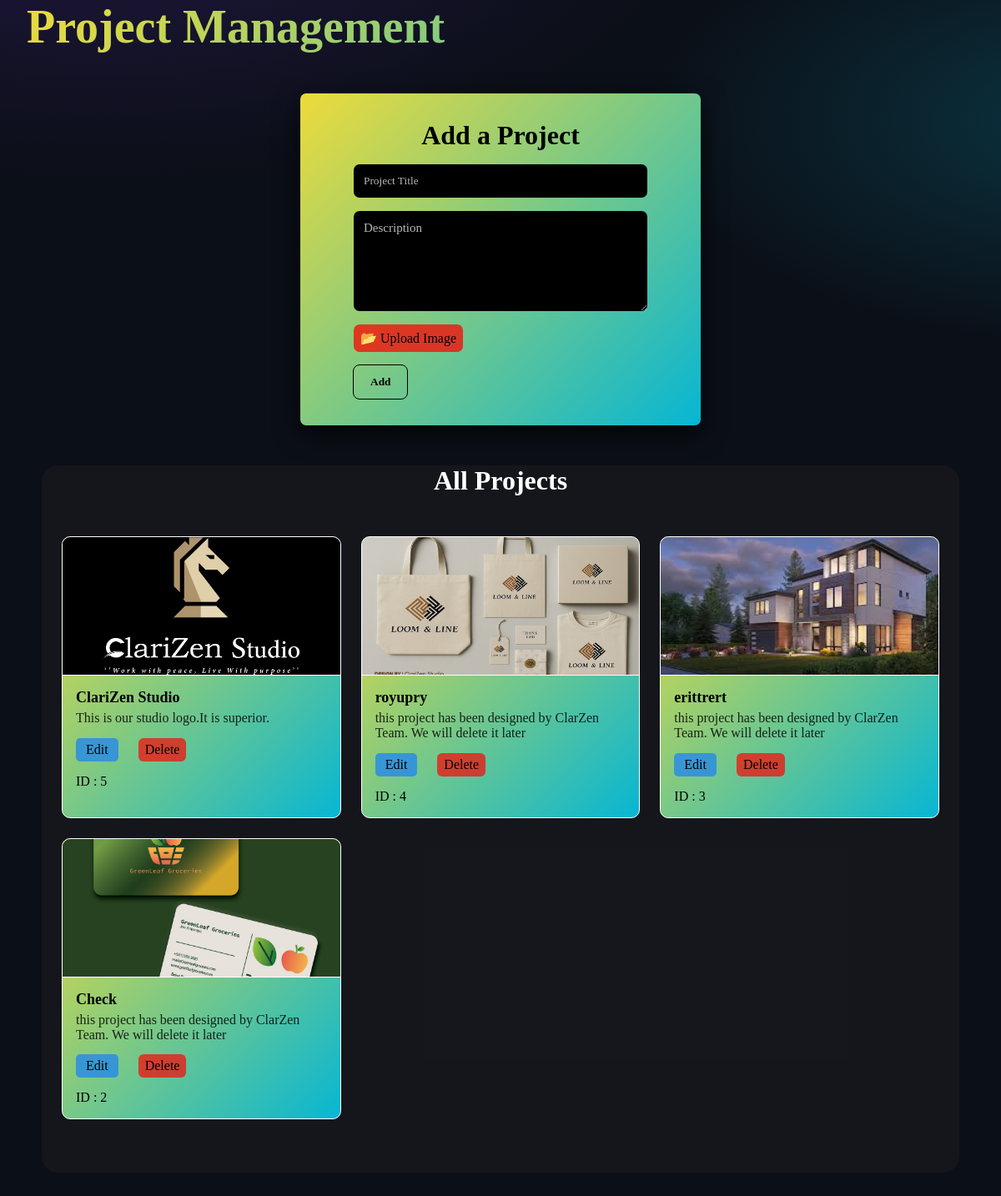
Page /admin/projects (signed in) on the committed database.
### tables this page shows
CREATE TABLE projects (
                    id INTEGER PRIMARY KEY AUTOINCREMENT,
                    title TEXT,
                    description TEXT,
                    image TEXT);

### app.py (the view, shortened to what this page needs)
@app.route('/admin/projects', methods=["GET", "POST"])
def admin_projects():
    if not session.get('admin'):
        return redirect(url_for('login'))
    con = sqlite3.connect(DB)
    cur = con.cursor()
    cur.execute("SELECT * FROM projects ORDER BY id DESC")
    projects = cur.fetchall()
    con.close()
    return render_template("admin_projects.html", projects=projects)

### templates/admin_projects.html (shortened to what this page needs)
<!DOCTYPE html>
<html lang="en">
<head>
  <link rel="stylesheet" href="../static/css/admin-projects.css">
</head>
<body>
    <h1 class="admin-projects-h">Project Management</h1>
    <section class="addproject-sec">
      <div class="addproject-container">
        <h3 class="addproject-h">Add a Project</h3>
        <form method="POST" enctype="multipart/form-data" class="addproject-form">
            <input type="text" name="title" placeholder="Project Title" required>
            <textarea name="description" placeholder="Description" required></textarea>
            <label for="file-upload" class="file-upload-btn">📂 Upload Image</label>
            <button class="addproject-btn">Add</button>
        </form>
      </div>
    </section>
    <section class="allprojects-sec">
      <h3 class="allprojects-h" style="color: white;">All Projects</h3>
      <div class="projects-grid">
      {% for p in projects %}
        <article class="card">
            <div class="image-container">
              <img src="{{p[3]}}" alt="">
            </div>
            <div class="card-body">
              <span class="project-title">{{ p[1] }}</span>
              <span class="project-desc">{{ p[2] }}</span>
              <div class="action-btns">
                <a href="/edit_project/{{p[0]}}" class="edit-btn">Edit</a>
                <a href="/delete_project/{{p[0]}}" class="delete-btn">Delete</a>
              </div>
              <span style="color: black;">ID : {{p[0]}}</span>
            </div>
        </article>
        {% endfor %}
      </div>
    </section>
</body>
</html>

### static/css/admin-projects.css (style rules this page uses)
* { margin: 0; padding: 0; box-sizing: border-box; }
body { background: radial-gradient(1200px 600px at 10% -10%, rgba(124, 58, 237, 0.20), transparent 60%), radial-gradient(1000px 500px at 110% 10%, rgba(6, 182, 212, 0.22), transparent 55%), linear-gradient(180deg, #0b0f17, #0b0f17); background-attachment: fixed; }
html { scroll-behavior: smooth; }
.admin-projects-h { font-size: 3.5rem; margin-left: 2rem; font-family: Segoe UI light; background: linear-gradient(135deg, #eddb3a, #06b6d4); -webkit-background-clip: text; -webkit-text-fill-color: transparent; background-clip: text; color: transparent; }
.addproject-sec { justify-self: center; font-family: verdana; margin: 3rem 0; }
.addproject-h { color: black; text-align: center; padding: 0 1rem 1rem 1rem; font-size: 2rem; font-family: verdana; }
.addproject-container { display: flex; flex-direction: column; background-color: white; box-shadow: 0 10px 30px rgba(0, 0, 0, 0.763); padding: 2rem 4rem; border-radius: 7px; background: linear-gradient(135deg, #eddb3a, #06b6d4); }
.addproject-form { display: flex; flex-direction: column; gap: 1rem; }
.addproject-form input { padding: 12px; width: 22rem; border: none; border-radius: 7px; background-color: black; color: white; font-family: verdana; display: flex; justify-self: center; }
.addproject-form input::placeholder { color: rgba(255, 255, 255, 0.719); font-family: verdana; }
.addproject-form textarea { min-height: 120px; resize: vertical; background-color: black; color: white; border: none; border-radius: 7px; padding: 12px; font-size: large; width: 22rem; }
.addproject-form textarea::placeholder { color: rgba(255, 255, 255, 0.719); font-family: verdana; font-size: 15px; }
.addproject-btn { width: min-content; padding: 12px 20px; border-radius: 7px; border: none; outline: 1px solid black; background: none; color: black; font-family: verdana; font-weight: 600; transition: all 0.3s ease; }
.file-upload-btn { width: fit-content; background-color: rgba(255, 0, 0, 0.731); padding: 7px 8px; border-radius: 7px; font-weight: 500; }
.allprojects-sec { background-color: rgba(36, 35, 35, 0.404); padding-bottom: 1rem; border-radius: 20px; width: min(1100px, 92%); margin-inline: auto; margin-bottom: 2rem; }
.allprojects-h { text-align: center; font-family: verdana; font-size: 2rem; }
.projects-grid { display: grid; grid-template-columns: repeat(12, 1fr); gap: 1.5rem; color: white; margin: 3rem 1.5rem; }
.card { grid-column: span 4; background: linear-gradient(135deg, #eddb3a, #06b6d4); border: 1px solid white; border-radius: 10px; overflow: hidden; display: flex; flex-direction: column; transition: transform 0.2s ease, box-shadow 0.2s ease; }
.image-container { aspect-ratio: 18/9; background: linear-gradient(135deg, rgba(124, 58, 237, 0.25), rgba(6, 182, 212, 0.25)), linear-gradient(180deg, var(--bg-soft), var(--bg-soft)); border-bottom: 1px solid white; width: 100%; overflow: hidden; background-color: white; }
.image-container img { height: 100%; width: 100%; object-fit: cover; }
.card-body { padding: 16px; display: flex; flex-direction: column; gap: 5px; font-family: verdana; }
.project-title { font-weight: bolder; font-size: large; font-family: verdana; color: black; }
.project-desc { color: rgba(0, 0, 0, 0.84); }
.action-btns { display: flex; gap: 1.5rem; padding: 0.6rem 0; }
.delete-btn { text-decoration: none; background-color: rgba(255, 0, 0, 0.683); color: black; padding: 5px 8px; border-radius: 6px; }
.edit-btn { text-decoration: none; background-color: rgb(45, 142, 227, 0.861); color: black; padding: 5px 12px; border-radius: 5px; }

### rows in the picture
projects: image (picture), title "ClariZen Studio", description "This is our studio logo.It is superior.", id "5"
projects: image (picture), title "royupry", description "this project has been designed by ClarZen Team. We will delete it later", id "4"
projects: image (picture), title "erittrert", description "this project has been designed by ClarZen Team. We will delete it later", id "3"
projects: image (picture), title "Check", description "this project has been designed by ClarZen Team. We will delete it later", id "2"
